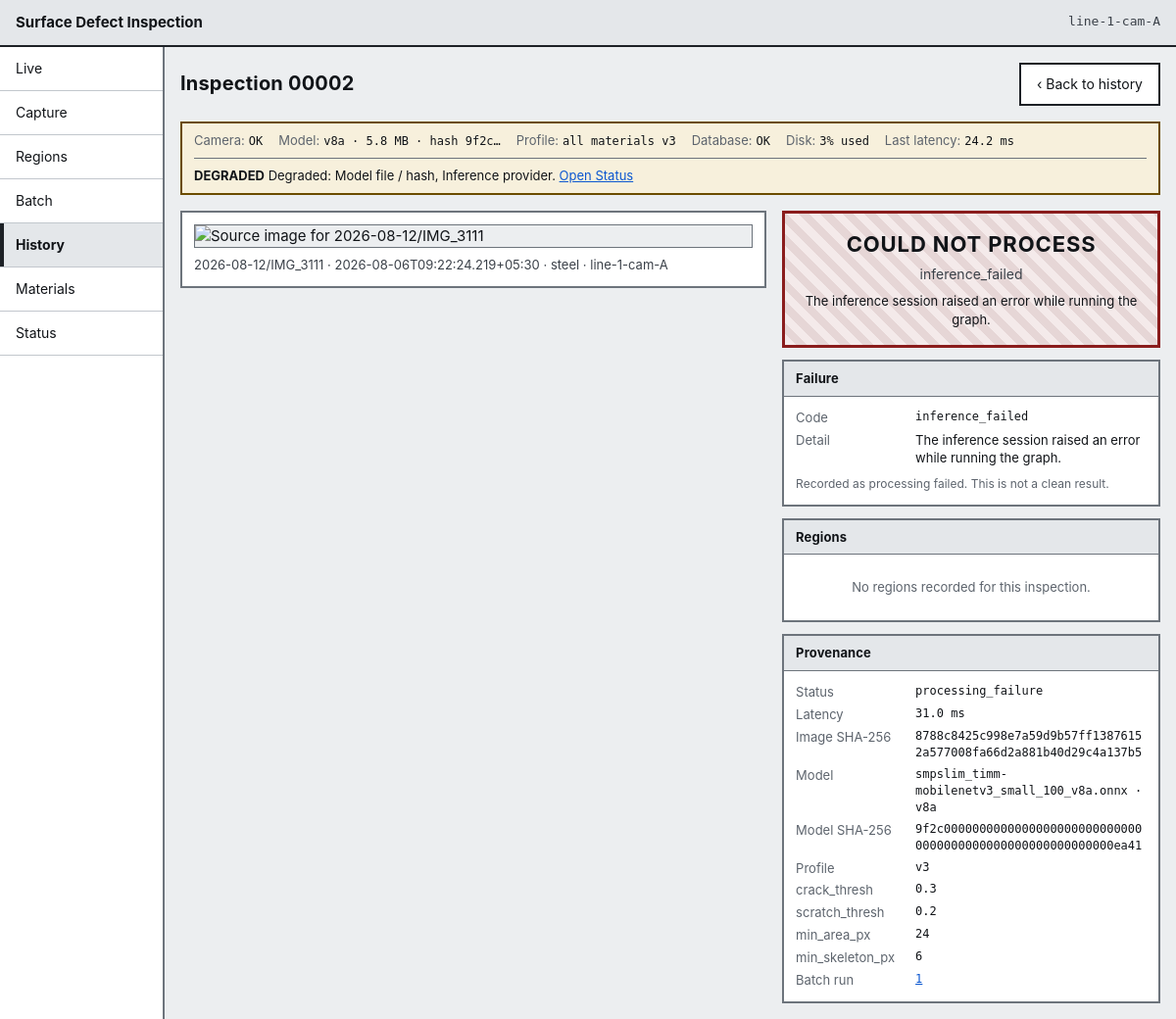
The page /inspections/2?back=page=1&page_size=25 on the database its author committed.
### tables this page shows
CREATE TABLE station (
    station_id    INTEGER PRIMARY KEY AUTOINCREMENT,
    station_code  TEXT NOT NULL UNIQUE,
    line_code     TEXT NOT NULL,
    mm_per_pixel  REAL,               -- NULL until the station is calibrated
    camera_status TEXT NOT NULL DEFAULT 'ok',
    created_at    TEXT NOT NULL
);

CREATE TABLE inspection (
    inspection_id      INTEGER PRIMARY KEY AUTOINCREMENT,
    station_id         INTEGER NOT NULL REFERENCES station (station_id),
    profile_id         INTEGER NOT NULL REFERENCES profile (profile_id),
    model_version_id   INTEGER NOT NULL REFERENCES model_version (model_version_id),
    material_id        INTEGER REFERENCES material (material_id),
    batch_run_id       INTEGER REFERENCES batch_run (batch_run_id),
    image_sha256       TEXT,
    product_id         TEXT,
    captured_at        TEXT NOT NULL,
    processed_at       TEXT NOT NULL,
    status             TEXT NOT NULL CHECK (status IN (
                           'regions_found', 'clean',
                           'acquisition_failure', 'processing_failure')),
    region_count       INTEGER NOT NULL DEFAULT 0,
    latency_ms         REAL,
    source_image_path  TEXT,
    overlay_image_path TEXT,
    error_code         TEXT,
    error_message      TEXT
);

CREATE TABLE model_version (
    model_version_id INTEGER PRIMARY KEY AUTOINCREMENT,
    file_name        TEXT NOT NULL,
    version          TEXT NOT NULL,
    artefact_sha256  TEXT NOT NULL UNIQUE,
    parameter_count  INTEGER,
    size_mb          REAL,
    precision        TEXT,
    latency_ms       REAL,
    created_at       TEXT NOT NULL,
    is_active        INTEGER NOT NULL DEFAULT 0 CHECK (is_active IN (0, 1))
);

CREATE TABLE material (
    material_id    INTEGER PRIMARY KEY AUTOINCREMENT,
    material_code  TEXT NOT NULL UNIQUE,
    material_name  TEXT NOT NULL,
    support_status TEXT NOT NULL CHECK (support_status IN (
                       'supported', 'one_product_only', 'thin_coverage',
                       'typing_unsupported', 'not_supported', 'under_evaluation')),
    notes          TEXT
);

CREATE TABLE profile (
    profile_id          INTEGER PRIMARY KEY AUTOINCREMENT,
    material_id         INTEGER REFERENCES material (material_id),
    version_no          INTEGER NOT NULL,
    crack_threshold     REAL NOT NULL,
    scratch_threshold   REAL NOT NULL,
    minimum_area_px     INTEGER NOT NULL,
    minimum_skeleton_px INTEGER NOT NULL,
    created_at          TEXT NOT NULL,
    is_active           INTEGER NOT NULL DEFAULT 0 CHECK (is_active IN (0, 1)),
    UNIQUE (material_id, version_no)
);

### app/routes/pages.py (the view)
@router.get("/inspections/{inspection_id}", response_class=HTMLResponse)
def inspection_detail(
    request: Request,
    inspection_id: int,
    conn: sqlite3.Connection = Depends(get_db),
    settings: Settings = Depends(settings_dep),
) -> HTMLResponse:
    view = inspection_view(conn, inspection_id)
    if view is None:
        raise HTTPException(status_code=404, detail=f"No inspection {inspection_id}")
    context = _base_context(request, conn, settings, "history")
    context.update({"view": view, "back_query": request.query_params.get("back", "")})
    return _templates(request).TemplateResponse(request, "inspection_detail.html", context)

### app/templates/inspection_detail.html (shortened to what this page needs)
{% extends "base.html" %}
{% block heading %}Inspection {{ "%05d"|format(view.inspection.inspection_id) }}{% endblock %}
{% block header_extra %}
<a class="button" href="/history{% if back_query %}?{{ back_query }}{% endif %}">&lsaquo; Back to history</a>
{% endblock %}
{% block content %}
<div class="live">
  <section class="live__image panel" aria-label="Evidence">
    {% if view.has_overlay %}
    <img class="image-frame" src="{{ view.overlay_url }}" alt="Overlay for {{ view.inspection.product_id }}">
    {% elif view.has_source %}
    <img class="image-frame" src="{{ view.source_url }}" alt="Source image for {{ view.inspection.product_id }}">
    {% else %}
    <div class="image-frame image-frame--empty"><p>No image stored for this inspection.</p></div>
    {% endif %}
    <p class="caption">
      {{ view.inspection.product_id or "&mdash;"|safe }} &middot; {{ view.inspection.captured_at }} &middot;
      {{ view.inspection.material_code }} &middot; {{ view.inspection.station_code }}
    </p>
  </section>
  <section class="live__summary" aria-label="Result">
    {% with summary = view.summary %}{% include "partials/result_banner.html" %}{% endwith %}
    {% if view.inspection.error_code %}
    <div class="panel">
      <h2 class="panel__title">Failure</h2>
      <dl class="datalist">
        <dt>Code</dt><dd class="mono">{{ view.inspection.error_code }}</dd>
        <dt>Detail</dt><dd>{{ view.inspection.error_message }}</dd>
      </dl>
      <p class="note note--quiet">Recorded as {{ view.inspection.status|status_label }}. This is not a clean result.</p>
    </div>
    {% endif %}
    {% with regions = view.regions, inspection_id = view.inspection.inspection_id %}
      {% include "partials/region_table.html" %}
    {% endwith %}
    <div class="panel">
      <h2 class="panel__title">Provenance</h2>
      <dl class="datalist datalist--mono">
        <dt>Status</dt><dd>{{ view.inspection.status }}</dd>
        <dt>Latency</dt><dd>{% if view.inspection.latency_ms %}{{ view.inspection.latency_ms }} ms{% else %}&mdash;{% endif %}</dd>
        <dt>Image SHA-256</dt><dd class="break">{{ view.inspection.image_sha256 or "&mdash;"|safe }}</dd>
        <dt>Model</dt><dd>{{ view.inspection.model_file_name }} &middot; {{ view.inspection.model_version }}</dd>
        <dt>Model SHA-256</dt><dd class="break">{{ view.inspection.artefact_sha256 }}</dd>
        <dt>Profile</dt><dd>v{{ view.inspection.profile_version }}</dd>
        <dt>crack_thresh</dt><dd>{{ view.inspection.crack_threshold }}</dd>
        <dt>scratch_thresh</dt><dd>{{ view.inspection.scratch_threshold }}</dd>
        <dt>min_area_px</dt><dd>{{ view.inspection.minimum_area_px }}</dd>
        <dt>min_skeleton_px</dt><dd>{{ view.inspection.minimum_skeleton_px }}</dd>
        {% if view.inspection.batch_run_id %}
        <dt>Batch run</dt><dd><a href="/batch?batch_run_id={{ view.inspection.batch_run_id }}">{{ view.inspection.batch_run_id }}</a></dd>
        {% endif %}
      </dl>
    </div>
  </section>
</div>
{% endblock %}

### app/templates/base.html (shortened to what this page needs)
<!DOCTYPE html>
<html lang="en">
<head>
  <link rel="stylesheet" href="/static/css/base.css">
  <link rel="stylesheet" href="/static/css/layout.css">
  <link rel="stylesheet" href="/static/css/components.css">
  <link rel="stylesheet" href="/static/css/responsive.css">
</head>
<body data-screen="{{ active }}">
  <header class="app-bar">
    <span class="app-bar__title">{{ app_title }}</span>
    <span class="app-bar__station" title="Station">{{ station }}</span>
  </header>
  <div class="shell">
    {% include "partials/navigation.html" %}
    <main id="main" class="main" tabindex="-1">
      <div class="page-header">
        <h1 class="page-header__title">{% block heading %}{% endblock %}</h1>
        <div class="page-header__extra">{% block header_extra %}{% endblock %}</div>
      </div>
      {% if health is defined %}{% include "partials/health_strip.html" %}{% endif %}
      {% block content %}{% endblock %}
    </main>
  </div>
</body>
</html>

### app/templates/partials/health_strip.html (shortened to what this page needs)
<section class="strip strip--{{ health.overall }}" aria-label="Station health">
  <ul class="strip__items">
    <li class="strip__item">
      <span class="strip__key">Camera</span>
      <span class="strip__value">{{ health.camera.state_label }}</span>
    </li>
    <li class="strip__item">
      <span class="strip__key">Model</span>
      <span class="strip__value">{{ health.model_version }}{% if health.model_size_mb %} &middot; {{ health.model_size_mb }} MB{% endif %} &middot; hash {{ health.model_sha_short }}</span>
    </li>
    <li class="strip__item">
      <span class="strip__key">Profile</span>
      <span class="strip__value">{{ health.profile_label }}{% if health.profile_version %} v{{ health.profile_version }}{% endif %}</span>
    </li>
    <li class="strip__item">
      <span class="strip__key">Database</span>
      <span class="strip__value">{{ health.database.state_label }}</span>
    </li>
    <li class="strip__item">
      <span class="strip__key">Disk</span>
      <span class="strip__value">{{ health.disk_value or health.disk.state_label }}</span>
    </li>
    <li class="strip__item">
      <span class="strip__key">Last latency</span>
      <span class="strip__value">{% if health.latency_ms %}{{ health.latency_ms }} ms{% else %}&mdash;{% endif %}</span>
    </li>
  </ul>
  {% if health.overall != "ok" %}
  <p class="strip__alert">
    <strong>{{ health.overall_label }}</strong>
    {% if health.degraded %}Degraded: {{ health.degraded|join(", ") }}.{% endif %}
    <a href="/status">Open Status</a>
  </p>
  {% endif %}
</section>

### app/templates/partials/result_banner.html
<div class="banner banner--{{ summary.state }}" role="status" aria-live="polite" id="result-banner">
  <p class="banner__headline">{{ summary.headline }}</p>
  {% if summary.detail %}<p class="banner__detail">{{ summary.detail }}</p>{% endif %}
  {% if summary.reason %}<p class="banner__reason">{{ summary.reason }}</p>{% endif %}
</div>

### app/static/css/base.css (style rules this page uses)
:root { --ink: #111418; --ink-2: #3b4149; --ink-3: #5d646d; --paper: #ffffff; --bg: #eceef0; --panel-head: #e4e7ea; --line: #6d747c; --line-soft: #c2c7cd; --line-hard: #1d2126; --crack: #c62828; --scratch: #1565c0; --alert: #8a1c1c; --alert-bg: #f6e9e9; --warn: #6b4c00; --warn-bg: #f7f0dc; --ok: #14532d; --ok-bg: #e9f1ea; --focus: #0b57d0; --sp-1: 4px; --sp-2: 8px; --sp-3: 12px; --sp-4: 16px; --sp-5: 24px; --sp-6: 32px; --touch: 44px; --font: -apple-system, BlinkMacSystemFont, "Segoe UI", Roboto, "Helvetica Neue", Arial, sans-serif; --mono: ui-monospace, "DejaVu Sans Mono", "SFMono-Regular", Menlo, Consolas, monospace; }
*, *::before, *::after { box-sizing: border-box; }
html { -webkit-text-size-adjust: 100%; }
body { margin: 0; background: var(--bg); color: var(--ink); font-family: var(--font); font-size: 15px; line-height: 1.45; }
h1, h2, h3 { margin: 0; font-weight: 700; letter-spacing: 0.01em; }
h1 { font-size: 20px; }
h2 { font-size: 15px; }
p { margin: 0 0 var(--sp-3); }
p:last-child { margin-bottom: 0; }
a { color: var(--focus); }
code, .mono { font-family: var(--mono); font-size: 0.92em; }
.break { word-break: break-all; }

### app/static/css/layout.css (style rules this page uses)
.app-bar { display: flex; justify-content: space-between; align-items: center; gap: var(--sp-3); background: var(--panel-head); border-bottom: 2px solid var(--line-hard); padding: var(--sp-3) var(--sp-4); }
.app-bar__title { font-weight: 700; font-size: 15px; }
.app-bar__station { font-family: var(--mono); font-size: 13px; color: var(--ink-2); }
.shell { display: grid; grid-template-columns: 168px minmax(0, 1fr); align-items: start; min-height: calc(100vh - 49px); }
.main { padding: var(--sp-4); min-width: 0; display: flex; flex-direction: column; gap: var(--sp-4); }
.page-header { display: flex; flex-wrap: wrap; gap: var(--sp-3); justify-content: space-between; align-items: center; }
.page-header__extra { display: flex; gap: var(--sp-2); align-items: center; flex-wrap: wrap; }
.live { display: grid; grid-template-columns: minmax(0, 1.55fr) minmax(320px, 1fr); gap: var(--sp-4); align-items: start; }
.live__summary { display: flex; flex-direction: column; gap: var(--sp-3); min-width: 0; }

### app/static/css/components.css (style rules this page uses)
.panel { background: var(--paper); border: 2px solid var(--line); padding: var(--sp-3); }
.panel__title { margin: calc(var(--sp-3) * -1) calc(var(--sp-3) * -1) var(--sp-3); padding: var(--sp-2) var(--sp-3); background: var(--panel-head); border-bottom: 1px solid var(--line); font-size: 13px; text-transform: none; }
.strip { background: var(--paper); border: 2px solid var(--line); padding: var(--sp-2) var(--sp-3); font-size: 13px; }
.strip--warning { border-color: var(--warn); background: var(--warn-bg); }
.strip__items { list-style: none; margin: 0; padding: 0; display: flex; flex-wrap: wrap; gap: var(--sp-2) var(--sp-4); }
.strip__item { display: flex; gap: var(--sp-1); align-items: baseline; }
.strip__key { color: var(--ink-3); }
.strip__key::after { content: ":"; }
.strip__value { font-family: var(--mono); font-size: 12px; }
.strip__alert { margin: var(--sp-2) 0 0; padding-top: var(--sp-2); border-top: 1px solid var(--line); }
.banner { border: 3px solid var(--line-hard); padding: var(--sp-4); text-align: center; background: var(--paper); }
.banner__headline { font-size: 22px; font-weight: 700; letter-spacing: 0.04em; margin: 0; }
.banner__detail { margin: var(--sp-1) 0 0; font-size: 14px; color: var(--ink-2); }
.banner__reason { margin: var(--sp-2) 0 0; font-size: 13px; }
.banner--could_not_process { border-color: var(--alert); background: repeating-linear-gradient( 45deg, #f4eaea, #f4eaea 8px, #e6d6d6 8px, #e6d6d6 16px); }
.button { display: inline-flex; align-items: center; justify-content: center; min-height: var(--touch); padding: 0 var(--sp-4); border: 2px solid var(--line-hard); background: var(--paper); color: var(--ink); font: inherit; font-size: 14px; text-decoration: none; cursor: pointer; }
.image-frame { display: block; width: 100%; height: auto; border: 1px solid var(--line); background: var(--bg); }
.caption { margin: var(--sp-2) 0 0; font-size: 13px; color: var(--ink-2); }
.datalist { display: grid; grid-template-columns: minmax(110px, auto) minmax(0, 1fr); gap: var(--sp-1) var(--sp-3); margin: 0; font-size: 13px; }
.datalist dt { color: var(--ink-3); }
.datalist dd { margin: 0; }
.datalist--mono dd { font-family: var(--mono); font-size: 12px; }
.note { font-size: 12px; color: var(--ink-2); margin: var(--sp-2) 0 0; }
.note--quiet { color: var(--ink-3); }

### rows shown on the page
station: station_code "line-1-cam-A", inspection.station_code "line-1-cam-A"
inspection: inspection.inspection_id "00002", inspection "2026-08-12/IMG_3111", inspection.captured_at "2026-08-06T09:22:24.219+05:30", detail "inference_failed", reason "The inference session raised an error while running the graph.", inspection.error_code "inference_failed", inspection.error_message "The inference session raised an error while running the graph.", inspection.status|status_label "processing failed", inspection.status "processing_failure", inspection.latency_ms "31.0", inspection "8788c8425c998e7a59d9b57ff13876152a577008fa66d2a881b40d29c4a137b5", inspection.batch_run_id "1"
model_version: model_version "v8a", model_size_mb "5.8", inspection.model_file_name "smpslim_timm-mobilenetv3_small_100_v8a.onnx", inspection.model_version "v8a", inspection.artefact_sha256 "9f2c00000000000000000000000000000000000000000000000000000000ea41"
inspection: latency_ms "24.2"
material: inspection.material_code "steel"
profile: inspection.profile_version "3", inspection.crack_threshold "0.3", inspection.scratch_threshold "0.2", inspection.minimum_area_px "24", inspection.minimum_skeleton_px "6"

### other values the page prints
{{ app_title }} "Surface Defect Inspection"
{{ item.label }} "Live" "Capture" "Regions" "Batch" "History" "Materials" "Status"
{{ health.camera.state_label }} "OK"
{{ health.model_sha_short }} "9f2c…"
{{ health.profile_label }} "all materials"
{{ health.profile_version }} "3"
{{ health.database.state_label }} "OK"
{{ health.disk_value or health.disk.state_label }} "3% used"
{{ health.overall_label }} "DEGRADED"
{{ health.degraded|join(", ") }} "Model file / hash, Inference provider"
{{ summary.headline }} "COULD NOT PROCESS"
